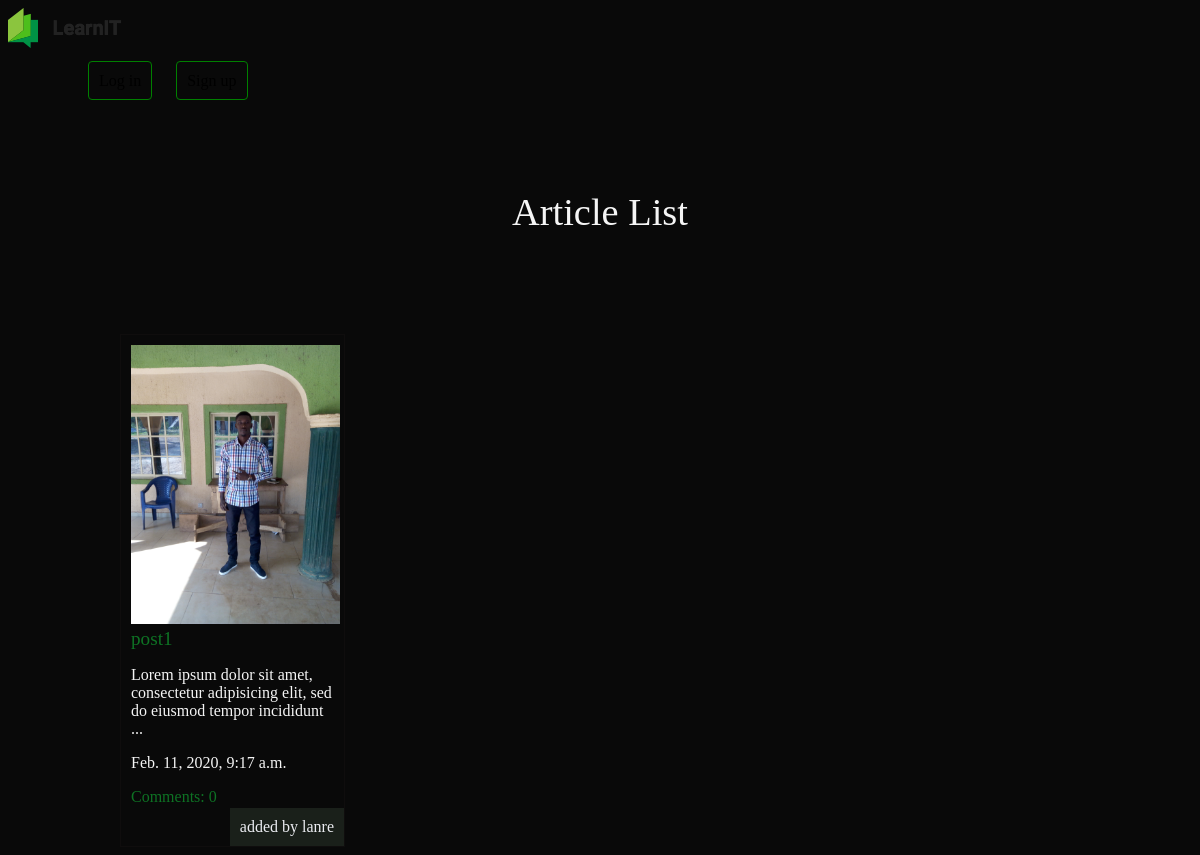
The page /blog/article/ on the database its author committed.
### blog/models.py (models this page shows, shortened)
class Article(models.Model):
	title = models.CharField(max_length=100)
	content = models.TextField()
	slug = models.SlugField()
	date = models.DateTimeField(default=timezone.now)
	image = models.ImageField(blank=True, null=True, upload_to='uploads/image', verbose_name='Post Image', default='default.png')
	author = models.ForeignKey(User, on_delete=models.CASCADE, verbose_name='Author', default=None)
	def snippet(self):
		return self.content[:100] +'...'

### blog/views.py (the view)
# urls.py: path('article/', views.article_list, name='list'),
def article_list(request):
	articles = Article.objects.all().order_by('-date')
	return render(request, 'blog/article_list.html', {'articles': articles})

### templates/blog/article_list.html (shortened to what this page needs)
{% extends 'blog/base.html'%}
{% load static %}
{% block content %}
<h1>Article List</h1>
<div class="articles">
	{% for article in articles %}
	<div class="article">
		<img src="{{ article.image.url }}">
		<h2><a href="{% url 'blog:article_detail' slug=article.slug %}">{{article.title}}</a></h2>
		<p>{{article.snippet}}</p>
		<p>{{article.date}}</p>
		<p class="author">added by {{article.author.username}}</p>
		<a href="{% url 'blog:article_detail' slug=article.slug %}">Comments: {{article.comments.count}}</a>
	</div>
	{% endfor %}
</div>
{% endblock %}

### templates/blog/base.html (shortened to what this page needs)
{% load static %}
<!DOCTYPE html>
<html>
<head>
  <link href="{% static 'blog/css/admin.css' %}" rel="stylesheet">
</head>
<header>
   <h1><a href="{% url 'frontend:index' %}" class="highlight"><img src="{% static 'blog/image/logo.png' %}"></a></h1>
  <div class="nav">
    <ul>
      {% if user.is_authenticated %}
        <li><a href="{% url 'blog:create' %}">Create Post</a></li>
        <li><a href="{% url 'blog:list' %}">Post List</a></li>
        <li><a href="{% url 'backend:change_password' %}">Change Password</a></li>
        <li><a href="{% url 'blog:view_profile' %}">View Profile</a></li>
        <li><a href="{% url 'backend:logout' %}">Log out</a></li>
        <li><p>Hi {{ user.username }}</p></li>
      {% else %}
      <li><a href="{% url 'backend:login' %}">Log in</a></li>
      <li><a href="{% url 'backend:register' %}">Sign up</a></li>
      {% endif %}
    </ul>
  </div>
</header>
<body>
	<div class="wrapper">
    {% block content %}
    {% endblock %}
	</div>
</body>
</html>

### static/blog/css/admin.css (style rules this page uses)
body { background: #090909; }
.wrapper { max-width: 960px; margin: auto; }
h1, h2, h3 { font-weight: normal; margin: 0; color: #f5f5f5; }
a, a:hover, a:visited { color: #0e7224; text-decoration: none; }
p { color: #f5f5f5; }
div.wrapper h1 { text-align: center; margin: 100px auto; font-size: 2.4em; color: #f5f5f5; }
header .nav { justify-content: flex-end; margin-left: 20px; }
header .nav li { display: inline-block; margin-left: 20px; color: #fc5b5b00; justify-content: end; align-self: right; }
.articles { display: grid; grid-template-columns: 1fr 1fr 1fr 1fr; grid-gap: 20px; }
.article { padding: 10px; border: 1px solid #0f0d0d; position: relative; padding-bottom: 40px; }
.article h2 { font-size: 1.2em; color: #f5f5f5; }
.article img { max-width: 103%; }
.article .author { padding:10px; background:#1a201a; position: absolute; right: 0; bottom: 0; margin: 0; color: #ebecf1; }
ul li a { border: 1px solid green; border-radius: 4px; color: black; padding: 10px; }

### rows shown on the page
Article: image (picture), title "post1", snippet "Lorem ipsum dolor sit amet, consectetur adipisicing elit, sed do eiusmod tempor incididunt ...", date "Feb. 11, 2020, 9:17 a.m.", author.username "lanre", comments.count "0"
